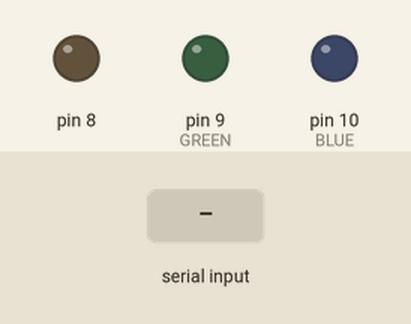
Bench run of a sketch on a simulated Arduino Uno, built with avr-gcc and run on an emulated ATmega328P. On the bench: output pins drawn as LEDs (lit = HIGH). Inputs (shaded band) come from the test bench.

Above: at 1.2 s.
1.3 s: "90,45,200\n" received over Serial
At 2.1 s:
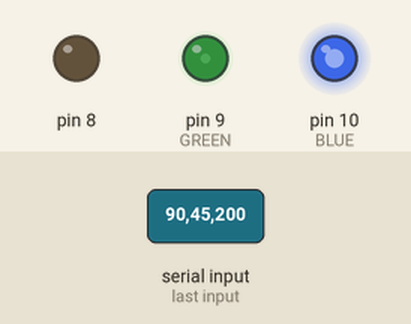
2.8 s: "30,150,10\n" received over Serial
At 3.2 s:
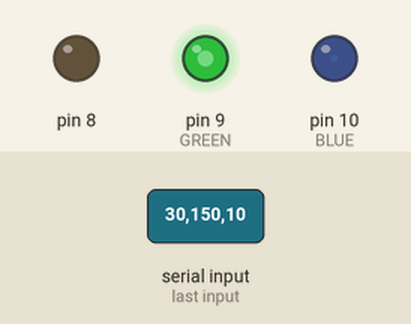
4.3 s: "1,90,45\n" received over Serial
At 5.5 s:
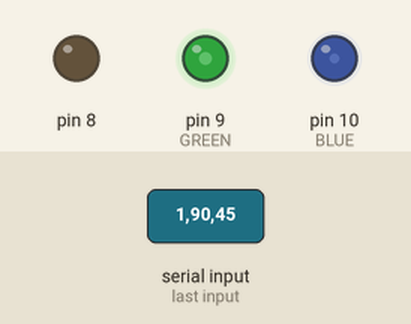
Timing chart, 0 to 7.3 s (numbered marks = the images above; inputs shaded):
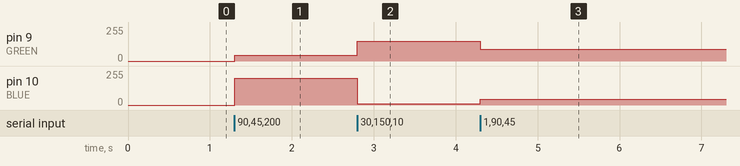

Measured:
- after the input at 1.3 s, pin 9 (GREEN): 0/255 → 45/255 at once; pin 10 (BLUE): 0/255 → 200/255 at once
- after the input at 2.8 s, pin 9 (GREEN): 45/255 → 150/255 at once; pin 10 (BLUE): 200/255 → 10/255 at once
- after the input at 4.3 s, pin 9 (GREEN): 150/255 → 90/255 at once; pin 10 (BLUE): 10/255 → 45/255 at once

The sketch:

DIGIT_RGB_LED.ino
```cpp
enum RGB{
  RED = 8U,
  GREEN,
  BLUE
};

void setup() {
  // put your setup code here, to run once:
  Serial.begin(115200UL);
  pinMode(RED, OUTPUT);
  pinMode(GREEN, OUTPUT);
  pinMode(BLUE, OUTPUT);

}

void loop() {
  // put your main code here, to run repeatedly:
  while(Serial.available()){
    uint16_t RED_value = Serial.parseInt();
    uint16_t GREEN_value = Serial.parseInt();
    uint16_t BLUE_value = Serial.parseInt();
    if(Serial.read() == '\n'){
      analogWrite(RED,RED_value);
      analogWrite(GREEN,GREEN_value);
      analogWrite(BLUE,BLUE_value);
    }
    delay(10UL);
  }

}
```
